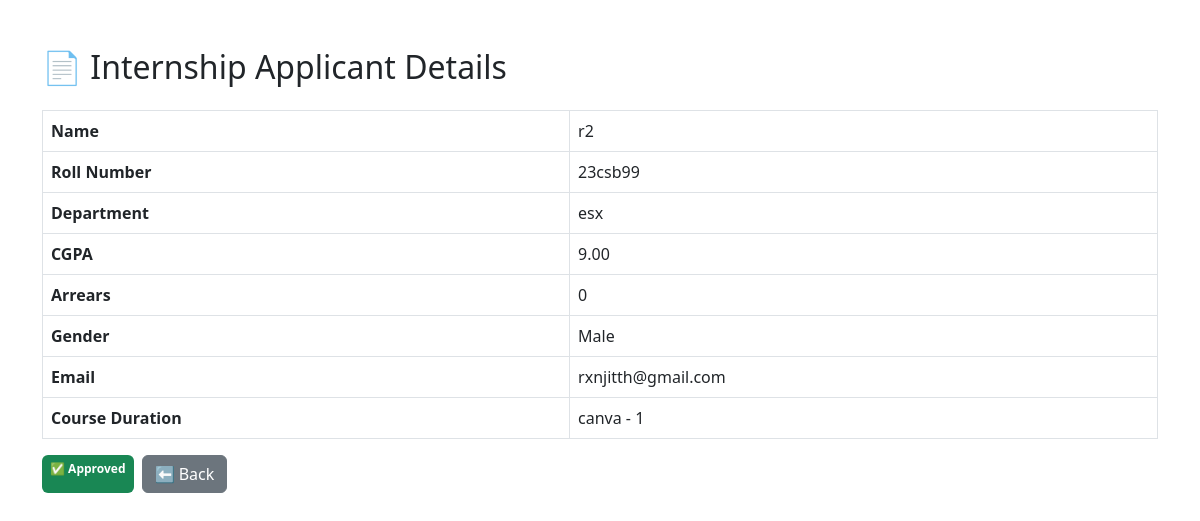
Page /internship_applications_detail/29/ on the committed database.
### ips_intern/models.py (models this page shows, shortened)
class InternApplication(models.Model):
    user = models.OneToOneField(User, on_delete=models.CASCADE, null=True, blank=True)
    name = models.CharField(max_length=100)
    roll_no = models.CharField(max_length=50)
    department = models.CharField(max_length=100)
    cgpa = models.DecimalField(max_digits=4, decimal_places=2)  # Max CGPA: 10.00 (so use max_digits=4)
    arrears = models.PositiveIntegerField()  # IntegerField is fine, but PositiveIntegerField prevents negative input
    gender = models.CharField(max_length=10)
    clg_mailid = models.EmailField()
    course_duration = models.ForeignKey(CourseDuration, on_delete=models.SET_NULL, null=True, blank=True)
    is_completed = models.BooleanField(default=False)  # auto-triggered when course ends
    is_approved = models.BooleanField(default=False)
    is_rejected = models.BooleanField(default=False)
    is_certified = models.BooleanField(default=False)
    just_approved = models.BooleanField(default=False)

class CourseDuration(models.Model):
    course_name = models.CharField(max_length=100)
    duration = models.CharField(max_length=50)  # Example: "3 months", "6 months", etc.
    def __str__(self):
        return f'{self.course_name} - {self.duration}'

### ips_intern/views.py (the view)
# urls.py: path('internship_applications_detail/<int:id>/', views.internship_applications_detail, name='internship_applications_detail'),
def internship_applications_detail(request, id):
    app = get_object_or_404(InternApplication, id=id)
    return render(request, 'application_detail.html', {'app': app})

### ips_intern/templates/application_detail.html (shortened to what this page needs)
<!DOCTYPE html>
<html>
<head>
  <link href="https://cdn.jsdelivr.net/npm/bootstrap@5.3.0/dist/css/bootstrap.min.css" rel="stylesheet">
</head>
<body>
<div class="container mt-5">
  <h2 class="mb-4">📄 Internship Applicant Details</h2>
  <table class="table table-bordered">
    <tr><th>Name</th><td>{{ app.name }}</td></tr>
    <tr><th>Roll Number</th><td>{{ app.roll_no }}</td></tr>
    <tr><th>Department</th><td>{{ app.department }}</td></tr>
    <tr><th>CGPA</th><td>{{ app.cgpa }}</td></tr>
    <tr><th>Arrears</th><td>{{ app.arrears }}</td></tr>
    <tr><th>Gender</th><td>{{ app.gender }}</td></tr>
    <tr><th>Email</th><td>{{ app.clg_mailid }}</td></tr>
    <tr><th>Course Duration</th><td>{{ app.course_duration }}</td></tr>
  </table>
  <div class="d-flex gap-2">
    {% if not app.is_approved and not app.is_rejected %}
      <a href="{% url 'approve_application' app.id %}" class="btn btn-success">✅ Approve</a>
      <a href="{% url 'reject_application' app.id %}" class="btn btn-danger">❌ Reject</a>
    {% elif app.is_approved %}
      <span class="badge bg-success p-2">✅ Approved</span>
    {% elif app.is_rejected %}
      <span class="badge bg-danger p-2">❌ Rejected</span>
    {% endif %}
    <a href="{% url 'internship_applications' %}" class="btn btn-secondary">⬅ Back</a>
  </div>
</div>
</body>
</html>

### rows in the picture
InternApplication: name "r2", roll_no "23csb99", department "esx", cgpa "9.00", arrears "0", gender "Male", clg_mailid "rxnjitth@gmail.com", course_duration "canva - 1"
